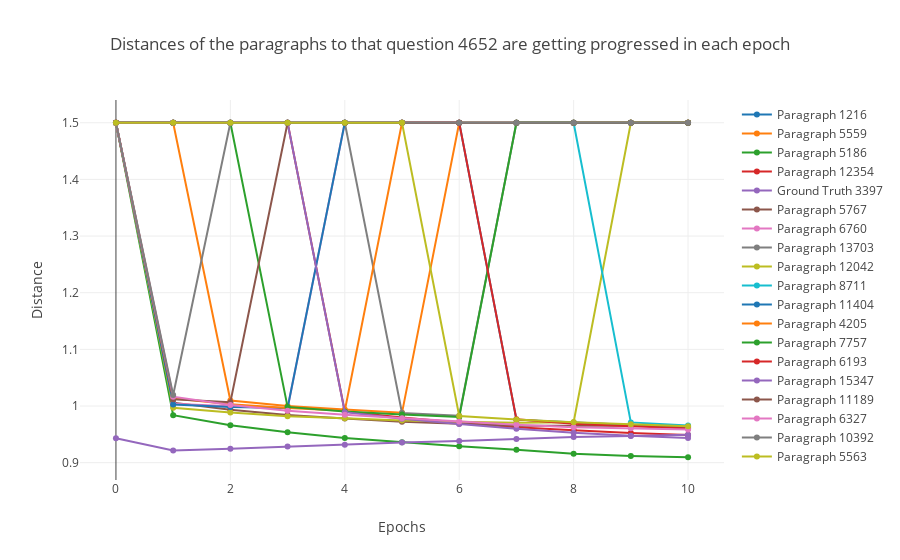

This figure's notebook cell:
### Code cell
print('Question {} is plotted'.format(question_id_to_examine))
paragraphs_to_plot = set(question_to_display_progress['paragraph_id'])
data = []
for p in paragraphs_to_plot:
    df = question_to_display_progress[question_to_display_progress['paragraph_id'] == p].sort_values(by=['epoch', 'k'], ascending=[True, True])
    if df.shape[0] > num_of_epochs:
        name = 'Ground Truth {}'.format(p)
    else:
        name = 'Paragraph {}'.format(p)
    df = df.drop_duplicates(subset=['question_id', 'epoch'])
    plot_data = []
    for _epoch in range(num_of_epochs + 1):
        try:
            distance = df[df['epoch'] == _epoch]['distance_to_paragraph'].values[0]
        except:
            distance = 1.5
        plot_data.append((_epoch, distance))
    plot_df = pd.DataFrame(plot_data, columns=['epoch', 'distance'])  
    trace = go.Scatter(
    x = plot_df.index,
    y = plot_df['distance'],
    mode = 'lines+markers',
    name = name)
    data.append(trace)

layout = go.Layout(
    title='Distances of the paragraphs to that question {} are getting progressed in each epoch'.format(question_id_to_examine),
    xaxis=dict(
        title='Epochs'
    ),
    yaxis=dict(
        title='Distance'
    )
)
fig =  go.Figure(data=data, layout=layout)
py.offline.iplot(fig)

### Figure 1 — Plotly figure (JSON) as saved in the notebook; plotly's stock layout.template omitted (floating-point values rounded to 4 significant figures)
{"data": [{"mode": "lines+markers", "name": "Paragraph 1216", "type": "scatter", "x": [0, 1, 2, 3, 4, 5, 6, 7, 8, 9, 10], "y": [1.5, 1.5, 1.5, 1.5, 1.5, 1.5, 1.5, 0.9759, 0.9708, 0.9663, 0.9621]}, {"mode": "lines+markers", "name": "Paragraph 5559", "type": "scatter", "x": [0, 1, 2, 3, 4, 5, 6, 7, 8, 9, 10], "y": [1.5, 1.5, 1.01, 0.9999, 0.9937, 0.988, 1.5, 1.5, 1.5, 1.5, 1.5]}, {"mode": "lines+markers", "name": "Paragraph 5186", "type": "scatter", "x": [0, 1, 2, 3, 4, 5, 6, 7, 8, 9, 10], "y": [1.5, 0.9837, 0.966, 0.9535, 0.9434, 0.936, 0.9288, 0.9226, 0.9155, 0.9118, 0.9095]}, {"mode": "lines+markers", "name": "Paragraph 12354", "type": "scatter", "x": [0, 1, 2, 3, 4, 5, 6, 7, 8, 9, 10], "y": [1.5, 1.5, 1.5, 1.5, 0.9902, 0.9795, 0.9707, 0.9625, 0.9572, 0.9523, 0.949]}, {"mode": "lines+markers", "name": "Ground Truth 3397", "type": "scatter", "x": [0, 1, 2, 3, 4, 5, 6, 7, 8, 9, 10], "y": [0.9429, 0.9215, 0.9243, 0.9284, 0.9317, 0.9354, 0.938, 0.9419, 0.9453, 0.947, 0.9494]}, {"mode": "lines+markers", "name": "Paragraph 5767", "type": "scatter", "x": [0, 1, 2, 3, 4, 5, 6, 7, 8, 9, 10], "y": [1.5, 1.006, 0.9935, 0.9839, 0.9781, 0.9721, 0.9687, 0.9651, 0.9649, 0.9651, 0.9635]}, {"mode": "lines+markers", "name": "Paragraph 6760", "type": "scatter", "x": [0, 1, 2, 3, 4, 5, 6, 7, 8, 9, 10], "y": [1.5, 1.004, 0.9995, 0.996, 1.5, 1.5, 1.5, 1.5, 1.5, 1.5, 1.5]}, {"mode": "lines+markers", "name": "Paragraph 13703", "type": "scatter", "x": [0, 1, 2, 3, 4, 5, 6, 7, 8, 9, 10], "y": [1.5, 1.5, 1.5, 1.5, 1.5, 0.9878, 0.9829, 1.5, 1.5, 1.5, 1.5]}, {"mode": "lines+markers", "name": "Paragraph 12042", "type": "scatter", "x": [0, 1, 2, 3, 4, 5, 6, 7, 8, 9, 10], "y": [1.5, 0.9969, 0.9886, 0.9821, 0.9785, 0.9742, 0.9722, 0.9704, 0.9712, 1.5, 1.5]}, {"mode": "lines+markers", "name": "Paragraph 8711", "type": "scatter", "x": [0, 1, 2, 3, 4, 5, 6, 7, 8, 9, 10], "y": [1.5, 1.5, 1.5, 1.5, 1.5, 1.5, 1.5, 1.5, 1.5, 0.9711, 0.9655]}, {"mode": "lines+markers", "name": "Paragraph 11404", "type": "scatter", "x": [0, 1, 2, 3, 4, 5, 6, 7, 8, 9, 10], "y": [1.5, 1.003, 0.9981, 0.9966, 1.5, 1.5, 1.5, 1.5, 1.5, 1.5, 1.5]}, {"mode": "lines+markers", "name": "Paragraph 4205", "type": "scatter", "x": [0, 1, 2, 3, 4, 5, 6, 7, 8, 9, 10], "y": [1.5, 1.014, 1.003, 0.9965, 0.9917, 1.5, 1.5, 1.5, 1.5, 1.5, 1.5]}, {"mode": "lines+markers", "name": "Paragraph 7757", "type": "scatter", "x": [0, 1, 2, 3, 4, 5, 6, 7, 8, 9, 10], "y": [1.5, 1.5, 1.5, 0.9984, 0.9905, 0.9851, 0.9806, 1.5, 1.5, 1.5, 1.5]}, {"mode": "lines+markers", "name": "Paragraph 6193", "type": "scatter", "x": [0, 1, 2, 3, 4, 5, 6, 7, 8, 9, 10], "y": [1.5, 1.5, 1.5, 1.5, 1.5, 1.5, 1.5, 0.9765, 0.9689, 0.964, 0.9603]}, {"mode": "lines+markers", "name": "Paragraph 15347", "type": "scatter", "x": [0, 1, 2, 3, 4, 5, 6, 7, 8, 9, 10], "y": [1.5, 1.5, 1.5, 1.5, 0.989, 0.9774, 0.9681, 0.9596, 0.9528, 0.9474, 0.9436]}, {"mode": "lines+markers", "name": "Paragraph 11189", "type": "scatter", "x": [0, 1, 2, 3, 4, 5, 6, 7, 8, 9, 10], "y": [1.5, 1.012, 1.007, 1.5, 1.5, 1.5, 1.5, 1.5, 1.5, 1.5, 1.5]}, {"mode": "lines+markers", "name": "Paragraph 6327", "type": "scatter", "x": [0, 1, 2, 3, 4, 5, 6, 7, 8, 9, 10], "y": [1.5, 1.016, 1.002, 0.9917, 0.9845, 0.9786, 0.9728, 0.9669, 0.9626, 0.9605, 0.9586]}, {"mode": "lines+markers", "name": "Paragraph 10392", "type": "scatter", "x": [0, 1, 2, 3, 4, 5, 6, 7, 8, 9, 10], "y": [1.5, 1.019, 1.5, 1.5, 1.5, 1.5, 1.5, 1.5, 1.5, 1.5, 1.5]}, {"mode": "lines+markers", "name": "Paragraph 5563", "type": "scatter", "x": [0, 1, 2, 3, 4, 5, 6, 7, 8, 9, 10], "y": [1.5, 1.5, 1.5, 1.5, 1.5, 1.5, 0.9823, 0.976, 0.9713, 0.9678, 0.9645]}], "layout": {"title": "Distances of the paragraphs to that question 4652 are getting progressed in each epoch", "xaxis": {"title": "Epochs"}, "yaxis": {"title": "Distance"}}}
